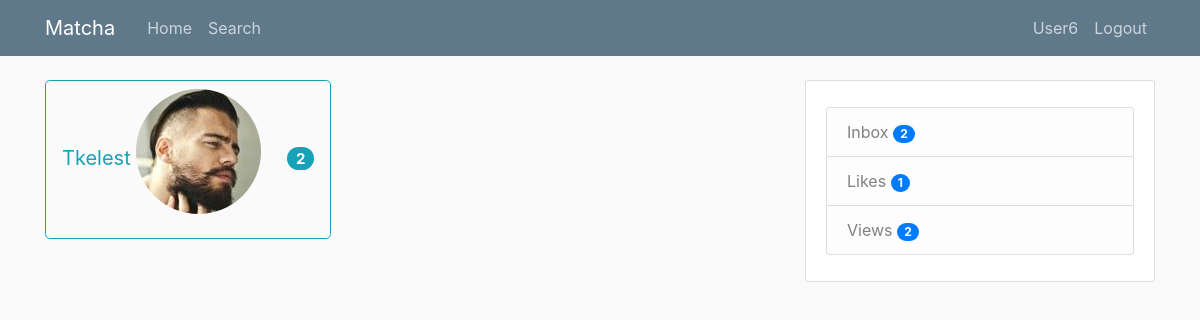
The page /inbox (signed in) on the database its author committed.
### tables this page shows
CREATE TABLE users (
            user_id INTEGER PRIMARY KEY AUTOINCREMENT,
            firstname TEXT NOT NULL,
            lastname TEXT NOT NULL,
            age INTEGER NOT NULL,
            birthdate TEXT NOT NULL,
            username TEXT NOT NULL,
            email TEXT NOT NULL,
            password TEXT NOT NULL,
            gender TEXT NOT NULL,
            sexual_pref TEXT NULL,
            biography TEXT NULL,
            famerating INTEGER DEFAULT 100,
            image_file_p TEXT DEFAULT "default.jpg",
            image_file_1 TEXT NULL,
            image_file_2 TEXT NULL,
            image_file_3 TEXT NULL,
            image_file_4 TEXT NULL,
            image_file_5 TEXT NULL,
            geo_track TEXT DEFAULT "1",
            location_city TEXT NULL,
            location_region TEXT NULL,
            lat_data INTEGER NULL,
            long_data INTEGER NULL,
            last_seen TEXT NULL,
            authenticated INTEGER DEFAULT 0
            );

CREATE TABLE likes (
            id INTEGER PRIMARY KEY AUTOINCREMENT,
            liked_user INTEGER NULL,
            user_id INTEGER NOT NULL,
            FOREIGN KEY (user_id)
                REFERENCES users (user_id) 
            );

### matcha/routes.py (the view)
@app.route('/inbox')
@login_required
def inbox():
    conn = sql.connect('matcha\\users.db')
    cur = conn.cursor()
    cur.execute("SELECT * FROM likes WHERE likes.user_id=:currentuser", {'currentuser': current_user.user_id})
    users_liked = cur.fetchall()
    print('Likes BY Current user:            ', users_liked)
    cur.execute("SELECT likes.liked_user, likes.user_id, users.username, users.image_file_p FROM likes, users WHERE likes.liked_user=:currentuser AND likes.user_id=users.user_id", {'currentuser': current_user.user_id})
    users_likedby = cur.fetchall()
    print('Likes FROM Users -> Current user: ', users_likedby)
    true_likes = []
    for index, like in enumerate(users_liked):
                i = 0
                while i != len(users_likedby):
                    if like[1] == users_likedby[i][1]:
                        notification = message_notifications(conn, cur, users_likedby[i][1], current_user.user_id)
                        new_data = append_to_tuple(users_likedby[i], notification)
                        true_likes.append(new_data)
                        break
                    i = i + 1
    print('True Likes, visible users!      : ', true_likes)
    conn.close()
    return render_template('inbox.html', title='Inbox', users=true_likes) #user_images=user_images)

### matcha/models.py (called while the page is built)
@login_manager.user_loader
def load_user(id):
    conn = sql.connect('matcha\\users.db')
    cur = conn.cursor()
    cur.execute("SELECT * from users where email = (?)", [id])
    userrow = cur.fetchone()
    user = User(userrow[0], userrow[1], userrow[2], userrow[3], userrow[4],
            userrow[5], userrow[6], userrow[7], userrow[8], userrow[9],
            userrow[10], userrow[11], userrow[12], userrow[13], userrow[14],
            userrow[15], userrow[16], userrow[17], userrow[18], userrow[19],
            userrow[20], userrow[21], userrow[22], userrow[23], userrow[24])
    return (user)

### matcha/routes.py (called while the page is built)
def message_notifications(conn, cur, user_id, current_user):
    cur.execute("""SELECT new_messages FROM message_notifications
                WHERE last_seen_user_id=:last_seen_user_id""", {'last_seen_user_id': user_id})
    new_messages = cur.fetchone()
    cur.execute("""SELECT id FROM messages
                WHERE recipient=:recipient AND user_id=:user_id""", {'recipient': current_user, 'user_id': user_id})
    all_messages = len(cur.fetchall())
    if all_messages is None:
        all_messages = 0
    message_notif = all_messages - new_messages[0] if all_messages > new_messages[0] else new_messages[0] - all_messages
    return (message_notif)

def append_to_tuple(tuple_data, data_to_append):
    tuple_data = list(tuple_data)
    print ('TUPLE DATA', tuple_data)
    tuple_data.insert(4, data_to_append)
    print ('TUPLE DATA AFTER APPEND', tuple_data)
    tuple_data = tuple(tuple_data)
    return (tuple_data)

### matcha/templates/inbox.html (shortened to what this page needs)
{% extends "layout.html" %}
{% block content %}
{% for user in users %}
    <a href="{{ url_for('messages', user_id=user[1]) }}" role="button" class="btn btn-outline-info btn-lg">{{ user[2] }}
        <img class="rounded-circle account-img" src="/static/profile_pics/{{ user[3] }}">
        <span class="badge badge-pill badge-info">{{ user[4] }}</span>
    </a>
{% endfor %}
{% endblock content %}

### matcha/templates/layout.html (shortened to what this page needs)
<!DOCTYPE html>
<html lang="en">
<head>
    <link rel="stylesheet" href="https://stackpath.bootstrapcdn.com/bootstrap/4.3.1/css/bootstrap.min.css">
    <link rel="stylesheet" type="text/css" href="{{ url_for('static', filename='main.css') }}">
    <link rel="stylesheet" href="https://cdnjs.cloudflare.com/ajax/libs/font-awesome/4.7.0/css/font-awesome.min.css">
</head>
<body>
    <header class="site-header">
        <nav class="navbar navbar-expand-md navbar-dark bg-steel fixed-top">
            <div class="container">
                <a class="navbar-brand mr-4" href="/">Matcha</a>
                <div class="collapse navbar-collapse" id="navbarToggle">
                    <div class="navbar-nav mr-auto">
                        {% if current_user.is_authenticated %}
                        <a class="nav-item nav-link" href="{{ url_for('home') }}">Home</a>
                        <a class="nav-item nav-link" href="{{ url_for('search') }}">Search</a>
                        {% else %}
                        <a class="nav-item nav-link" href="{{ url_for('home') }}">Home</a>
                        <a class="nav-item nav-link" href="{{ url_for('about') }}">About</a>
                        {% endif %}
                    </div>
                    <div class="navbar-nav">
                        {% if current_user.is_authenticated %}
                            <a class="nav-item nav-link" href="{{ url_for('account') }}">{{ current_user.username }}</a>
                            <a class="nav-item nav-link align-middle" href="{{ url_for('logout') }}">Logout</a>
                        {% else %}
                            <a class="nav-item nav-link" href="{{ url_for('register') }}">Register</a>
                            <a class="nav-item nav-link" href="{{ url_for('login') }}">Login</a>
                        {% endif %}
                    </div>
                </div>
            </div>
        </nav>
    </header>
    <main role="main" class="container">
        <div class="row">
            <div class="col-md-8">
                {% block content %}{% endblock %}
            </div>
            {% if current_user.is_authenticated %}
            <div class="col-md-4">
                <div class="content-section">
                    <ul class="list-group mt-3">
                        <a href="{{ url_for('inbox') }}" class="list-group-item list-group-item-light">Inbox
                            <span id="inbox_count" class="badge badge-pill badge-primary"></span>
                        </a>
                        <a href="{{ url_for('likes') }}" class="list-group-item list-group-item-light">Likes
                            {% set new_messages = current_user.age %}
                            <span id="likes_count" class="badge badge-pill badge-primary"></span>
                        </a>
                        <a href="{{ url_for('views') }}" class="list-group-item list-group-item-light">Views
                            <span id="views_count" class="badge badge-pill badge-primary"></span>
                        </a>
                    </ul>
                </div>
            </div>
            {% endif %}
        </div>
    </main>
</body>
</html>

### matcha/static/main.css (style rules this page uses)
body { background: #fafafa; color: #333333; margin-top: 5rem; }
.bg-steel { background-color: #5f788a; }
.site-header .navbar-nav .nav-link { color: #cbd5db; }
.content-section { background: #ffffff; padding: 10px 20px; border: 1px solid #dddddd; border-radius: 3px; margin-bottom: 20px; }
.account-img { height: 125px; width: 125px; margin-right: 20px; margin-bottom: 16px; }

### rows shown on the page
users: username "User6"
likes: username "Tkelest", image_file_p (picture), user "2"
